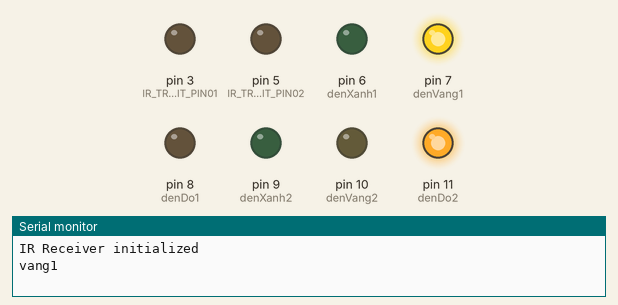
Bench run of a sketch on a simulated Arduino Uno, built with avr-gcc and run on an emulated ATmega328P. On the bench: output pins drawn as LEDs (lit = HIGH), the last lines printed to the serial monitor.

Above: at 0.7 s.
At 4.0 s:
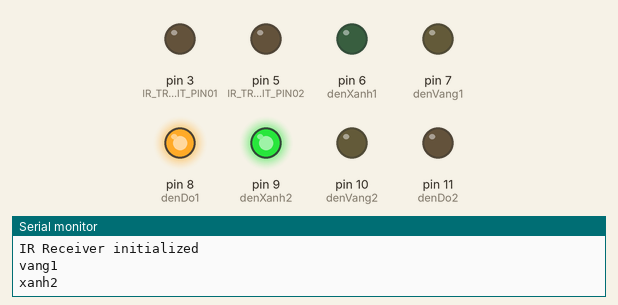
At 7.2 s:
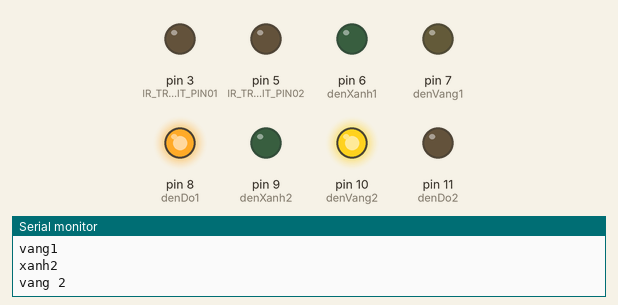
At 10.5 s:
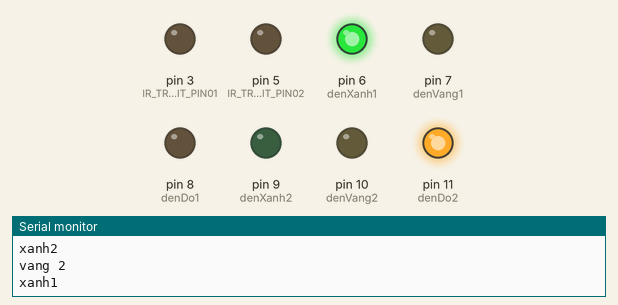
Timing chart, 0 to 17.0 s (numbered marks = the images above):
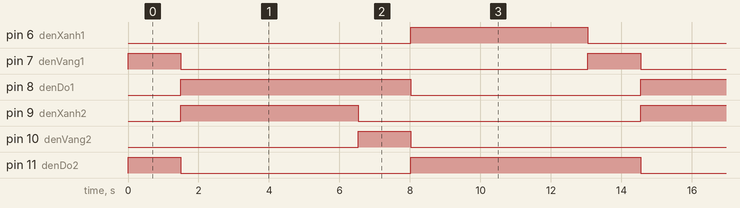

The sketch:

mega_den.ino
```cpp
/**
*phát tín hiệu khi sắp có đèn đỏ
*nhận tín hiệu xe đến giao lộ

đèn đỏ 144444 244444
có xe 122222 222222

denXanh1=6;
denVang1=7;
denDo1=8;

denXanh2=9;
denVang2=10;
denDo2=11;

timeXanh1=10000/2;   //1s=1000mls
timeXanh2=10000/2;
timeVang=3000/2;

*/

///////////////////////////////////////////////
                                             //
const int timeXanh1=10000/2;   //1s=1000mls  //
const int timeXanh2=10000/2;                 //
const int timeVang=3000/2;                   //
                                             //
///////////////////////////////////////////////

#include <IRremote.h>
const int IR_RECEIVE_PIN01 = 2; //thu
const int IR_TRANSMIT_PIN01 = 3; //phast

const int IR_RECEIVE_PIN02 = 4; //thu 2
const int IR_TRANSMIT_PIN02 = 5; //phast 2


IRrecv irrecv(IR_RECEIVE_PIN01);
IRsend irsend(IR_TRANSMIT_PIN01);  // Tạo đối tượng IRSEND để truyền IR

IRrecv irrecv02(IR_RECEIVE_PIN02);
IRsend irsend02(IR_TRANSMIT_PIN02);

decode_results results;
decode_results results02;

unsigned long timeCheckThu = millis();
unsigned long timeCheckThu2 = millis();

unsigned long lastTime = millis();
unsigned long lastTime2 = millis();

unsigned long lastTimeDen = -10000;

const int denXanh1=6;
const int denVang1=7;
const int denDo1=8;

const int denXanh2=9;
const int denVang2=10;
const int denDo2=11;

bool TFdenDo1 = false;
bool TFdenDo2 = true;
bool TFdenVang1 = false;
bool TFdenVang2 = false;
bool coXe1 = false;
bool coXe2 = false;

int maHongNgoaiNhan1=0;
int maHongNgoaiNhan2=0;
void setup()
{
  Serial.begin(9600);
  // irrecv.enableIRIn();// Bắt đầu nhận tín hiệu hồng ngoại
  Serial.println("IR Receiver initialized");
  pinMode(IR_TRANSMIT_PIN01, OUTPUT);
  pinMode(IR_TRANSMIT_PIN02, OUTPUT);

  pinMode(denDo1, OUTPUT);
  pinMode(denXanh1, OUTPUT);
  pinMode(denVang1, OUTPUT);

  pinMode(denDo2, OUTPUT);
  pinMode(denXanh2, OUTPUT);
  pinMode(denVang2, OUTPUT);

  TFdenDo2==true;
  // digitalWrite(denDo1, LOW);
  // digitalWrite(denXanh1, HIGH);
  // digitalWrite(denVang1, LOW);
}
void xanh1(){
  //xanh dai on-đỏ ngắn on
  Serial.println("xanh1");
  digitalWrite( denXanh1, HIGH);
  digitalWrite( denVang1,LOW);
  digitalWrite( denDo1, LOW);
  digitalWrite( denXanh2, LOW);
  digitalWrite( denVang2, LOW);
  digitalWrite( denDo2, HIGH);
}
void vang1(){
  //vang dài on- dỏ ngắn on
  Serial.println("vang1");
  digitalWrite( denXanh1, LOW);
  digitalWrite( denVang1,HIGH);
  digitalWrite( denDo1, LOW);
  digitalWrite( denXanh2, LOW);
  digitalWrite( denVang2, LOW);
  digitalWrite( denDo2, HIGH);
}
void xanh2(){
  //xanh ngan on - do dai on
  Serial.println("xanh2");
  digitalWrite( denXanh1, LOW);
  digitalWrite( denVang1,LOW);
  digitalWrite( denDo1, HIGH);
  digitalWrite( denXanh2, HIGH);
  digitalWrite( denVang2, LOW);
  digitalWrite( denDo2,LOW);
}
void vang2(){
  //vang ngan on-do dai on
  Serial.println("vang 2");
  digitalWrite( denXanh1, LOW);
  digitalWrite( denVang1,LOW);
  digitalWrite( denDo1, HIGH);
  digitalWrite( denXanh2, LOW);
  digitalWrite( denVang2, HIGH);
  digitalWrite( denDo2, LOW);
}
void phatDenDo1(){
  irsend.sendSony(144444, 30);
  delay(20);
}
void phatCoXe1(){
  irsend.sendSony(122222, 30);
  delay(20);
}
void phatDenDo2(){
  irsend02.sendSony(244444, 30);
  delay(20);
}
void phatCoXe2(){
  irsend02.sendSony(222222, 30);
  delay(20);
}
//thu tín hiệu đèn 1
unsigned long thuHongNgoai1(){
  if (irrecv.decode(&results))
  {
    unsigned long value = results.value;
    // Serial.println(value, DEC);
    Serial.println(value);
    irrecv.resume();
    return value;
  }
}
//thu tín hiệu đèn 2
unsigned long thuHongNgoai2(){
  if (irrecv02.decode(&results02))
  {
    unsigned long value = results02.value;
    // Serial.println(value, DEC);
    Serial.println(value);
    irrecv02.resume();
    return value;
  }
}
void viewDen(){
  if (TFdenDo2 == true && TFdenVang1 == false
  && TFdenVang2 == false && TFdenDo1 == false)
  {
    xanh1();
    // phatDenDo2();
  }
  else if (TFdenDo2 == true && TFdenVang1 == true
  && TFdenVang2 == false && TFdenDo1 == false)
  {
    vang1();
  }
  else if (TFdenDo2 == false && TFdenVang1 == false
  && TFdenVang2 == false && TFdenDo1 == true)
  {
    xanh2();
    // phatDenDo1();
  }
  else if (TFdenDo2 == false && TFdenVang1 == false
  && TFdenVang2 == true && TFdenDo1 == true)
  {
    vang2();

  }
}
bool control_Led(){
  // xanh1->vang 1
  if (millis() -  lastTimeDen>timeXanh1&&TFdenDo2==true)
  {

    TFdenDo1 = false;
    TFdenDo2 = true;
    TFdenVang1 = true;
    TFdenVang2 = false;
    lastTimeDen = millis();
    return true;
  }
  // vang1->xanh 2
  else if (millis() -  lastTimeDen>timeVang&&TFdenVang1==true&&TFdenDo2==true)
  {
    TFdenDo1 = true;
    TFdenDo2 = false;
    TFdenVang1 = false;
    TFdenVang2 = false;
    lastTimeDen = millis();
    return true;
  }
  //xanh2->vàng 2
  else if (millis() -  lastTimeDen>timeXanh2&&TFdenDo1==true)
  {
    TFdenDo1 = true;
    TFdenDo2 = false;
    TFdenVang1 = false;
    TFdenVang2 = true;
    lastTimeDen = millis();
    return true;
  }
  //vang2-> xanh1
  else if (millis() -  lastTimeDen>timeVang&&TFdenVang2==true)
  {
    TFdenDo1 = false;
    TFdenDo2 = true;
    TFdenVang1 = false;
    TFdenVang2 = false;
    lastTimeDen = millis();
    return true;
  }
  return false;
}
void loop()
{
  if(control_Led()){
    viewDen();
  }


  if (TFdenDo2 == true && TFdenVang1 == false
  && TFdenVang2 == false && TFdenDo1 == false)
  {
    phatDenDo2();
  }
  else if (TFdenDo2 == false && TFdenVang1 == false
  && TFdenVang2 == false && TFdenDo1 == true)
  {
    phatDenDo1();
  }
  // if (millis()-timeCheckThu>250)
  // {
  //   //nếu có xe đến đèn 1
    int thuHN1=thuHongNgoai1();
    int thuHN2=thuHongNgoai2();
    if (thuHN1==6868)
    {
      if (millis() - lastTime > 300)
      {
        phatCoXe2();
        lastTime=millis();
      }
    }
    //nếu có xe đến đèn 2
    if (thuHN2==6868)
    {
      if (millis() - lastTime2 > 300)
      {
        phatCoXe1();
        lastTime2=millis();
      }
    }

}
```

Measured:
- by itself, pin 6 (denXanh1), pin 9 (denXanh2): alternates HIGH for 5.0 s and LOW for 8.0 s
- by itself, pin 7 (denVang1), pin 10 (denVang2): alternates HIGH for 1.5 s and LOW for 11.5 s
- by itself, pin 8 (denDo1): alternates HIGH for 6.5 s and LOW for 6.5 s
- by itself, pin 11 (denDo2): repeats every 13.0 s: LOW 6.5 s, HIGH 6.5 s
